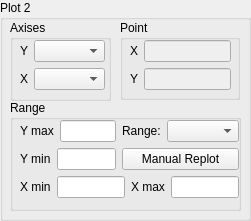
   <widget class="QGroupBox" name="groupBoxPlot_2">
    <property name="geometry">
     <rect>
      <x>840</x>
      <y>10</y>
      <width>251</width>
      <height>221</height>
     </rect>
    </property>
    <property name="title">
     <string>Plot 2</string>
    </property>
    <widget class="QGroupBox" name="groupBoxAxis_2">
     <property name="geometry">
      <rect>
       <x>10</x>
       <y>20</y>
       <width>101</width>
       <height>81</height>
      </rect>
     </property>
     <property name="title">
      <string>Axises</string>
     </property>
     <widget class="QWidget" name="layoutWidget_3">
      <property name="geometry">
       <rect>
        <x>10</x>
        <y>20</y>
        <width>85</width>
        <height>52</height>
       </rect>
      </property>
      <layout class="QVBoxLayout" name="verticalLayout_8">
       <item>
        <layout class="QHBoxLayout" name="horizontalLayout_6">
         <item>
          <widget class="QLabel" name="labelYAxis_2">
           <property name="text">
            <string>Y</string>
           </property>
          </widget>
         </item>
         <item>
          <widget class="QComboBox" name="comboBoxYAxisValue_2">
           <property name="sizePolicy">
            <sizepolicy hsizetype="Fixed" vsizetype="Fixed">
             <horstretch>0</horstretch>
             <verstretch>0</verstretch>
            </sizepolicy>
           </property>
          </widget>
         </item>
        </layout>
       </item>
       <item>
        <layout class="QHBoxLayout" name="horizontalLayout_51">
         <item>
          <widget class="QLabel" name="labelXAxis_2">
           <property name="text">
            <string>X</string>
           </property>
          </widget>
         </item>
         <item>
          <widget class="QComboBox" name="comboBoxXAxisValue_2">
           <property name="sizePolicy">
            <sizepolicy hsizetype="Fixed" vsizetype="Fixed">
             <horstretch>0</horstretch>
             <verstretch>0</verstretch>
            </sizepolicy>
           </property>
          </widget>
         </item>
        </layout>
       </item>
      </layout>
     </widget>
    </widget>
    <widget class="QGroupBox" name="groupBoxPoint_2">
     <property name="geometry">
      <rect>
       <x>120</x>
       <y>20</y>
       <width>120</width>
       <height>80</height>
      </rect>
     </property>
     <property name="title">
      <string>Point</string>
     </property>
     <widget class="QWidget" name="layoutWidget_9">
      <property name="geometry">
       <rect>
        <x>10</x>
        <y>20</y>
        <width>101</width>
        <height>52</height>
       </rect>
      </property>
      <layout class="QVBoxLayout" name="verticalLayout_16">
       <item>
        <layout class="QHBoxLayout" name="horizontalLayout_35">
         <item>
          <widget class="QLabel" name="labelPointX_2">
           <property name="text">
            <string>X</string>
           </property>
          </widget>
         </item>
         <item>
          <widget class="QLineEdit" name="lineEditPointX_2">
           <property name="enabled">
            <bool>false</bool>
           </property>
          </widget>
         </item>
        </layout>
       </item>
       <item>
        <layout class="QHBoxLayout" name="horizontalLayout_36">
         <item>
          <widget class="QLabel" name="labelPointY_2">
           <property name="text">
            <string>Y</string>
           </property>
          </widget>
         </item>
         <item>
          <widget class="QLineEdit" name="lineEditPointY_2">
           <property name="enabled">
            <bool>false</bool>
           </property>
          </widget>
         </item>
        </layout>
       </item>
      </layout>
     </widget>
    </widget>
    <widget class="QGroupBox" name="groupBoxRange_2">
     <property name="geometry">
      <rect>
       <x>10</x>
       <y>100</y>
       <width>231</width>
       <height>111</height>
      </rect>
     </property>
     <property name="title">
      <string>Range</string>
     </property>
     <widget class="QWidget" name="layoutWidget_10">
      <property name="geometry">
       <rect>
        <x>10</x>
        <y>20</y>
        <width>219</width>
        <height>101</height>
       </rect>
      </property>
      <layout class="QVBoxLayout" name="verticalLayout_17">
       <item>
        <layout class="QHBoxLayout" name="horizontalLayout_37">
         <item>
          <layout class="QVBoxLayout" name="verticalLayout_18">
           <item>
            <layout class="QHBoxLayout" name="horizontalLayout_38">
             <item>
              <widget class="QLabel" name="labelRangeYmax_2">
               <property name="text">
                <string>Y max</string>
               </property>
              </widget>
             </item>
             <item>
              <widget class="QLineEdit" name="lineEditRangeYmax_2"/>
             </item>
            </layout>
           </item>
           <item>
            <layout class="QHBoxLayout" name="horizontalLayout_39">
             <item>
              <widget class="QLabel" name="labelRangeYmin_2">
               <property name="text">
                <string>Y min</string>
               </property>
              </widget>
             </item>
             <item>
              <widget class="QLineEdit" name="lineEditRangeYmin_2"/>
             </item>
            </layout>
           </item>
          </layout>
         </item>
         <item>
          <layout class="QVBoxLayout" name="verticalLayout_19">
           <item>
            <layout class="QHBoxLayout" name="horizontalLayout_40">
             <item>
              <widget class="QLabel" name="labelRangeRange_2">
               <property name="text">
                <string>Range:</string>
               </property>
              </widget>
             </item>
             <item>
              <widget class="QComboBox" name="comboBoxReplot_2"/>
             </item>
            </layout>
           </item>
           <item>
            <widget class="QPushButton" name="pushButtonRangeManualReplot_2">
             <property name="text">
              <string>Manual Replot</string>
             </property>
            </widget>
           </item>
          </layout>
         </item>
        </layout>
       </item>
       <item>
        <layout class="QHBoxLayout" name="horizontalLayout_41">
         <item>
          <layout class="QHBoxLayout" name="horizontalLayout_42">
           <item>
            <widget class="QLabel" name="labelRangeXmin_2">
             <property name="text">
              <string>X min</string>
             </property>
            </widget>
           </item>
           <item>
            <widget class="QLineEdit" name="lineEditRangeXmin_2"/>
           </item>
          </layout>
         </item>
         <item>
          <layout class="QHBoxLayout" name="horizontalLayout_43">
           <item>
            <widget class="QLabel" name="labelRangeXmax_2">
             <property name="text">
              <string>X max</string>
             </property>
            </widget>
           </item>
           <item>
            <widget class="QLineEdit" name="lineEditRangeXmax_2"/>
           </item>
          </layout>
         </item>
        </layout>
       </item>
       <item>
        <spacer name="verticalSpacer_3">
         <property name="orientation">
          <enum>Qt::Vertical</enum>
         </property>
         <property name="sizeHint" stdset="0">
          <size>
           <width>20</width>
           <height>40</height>
          </size>
         </property>
        </spacer>
       </item>
      </layout>
     </widget>
    </widget>
   </widget>
